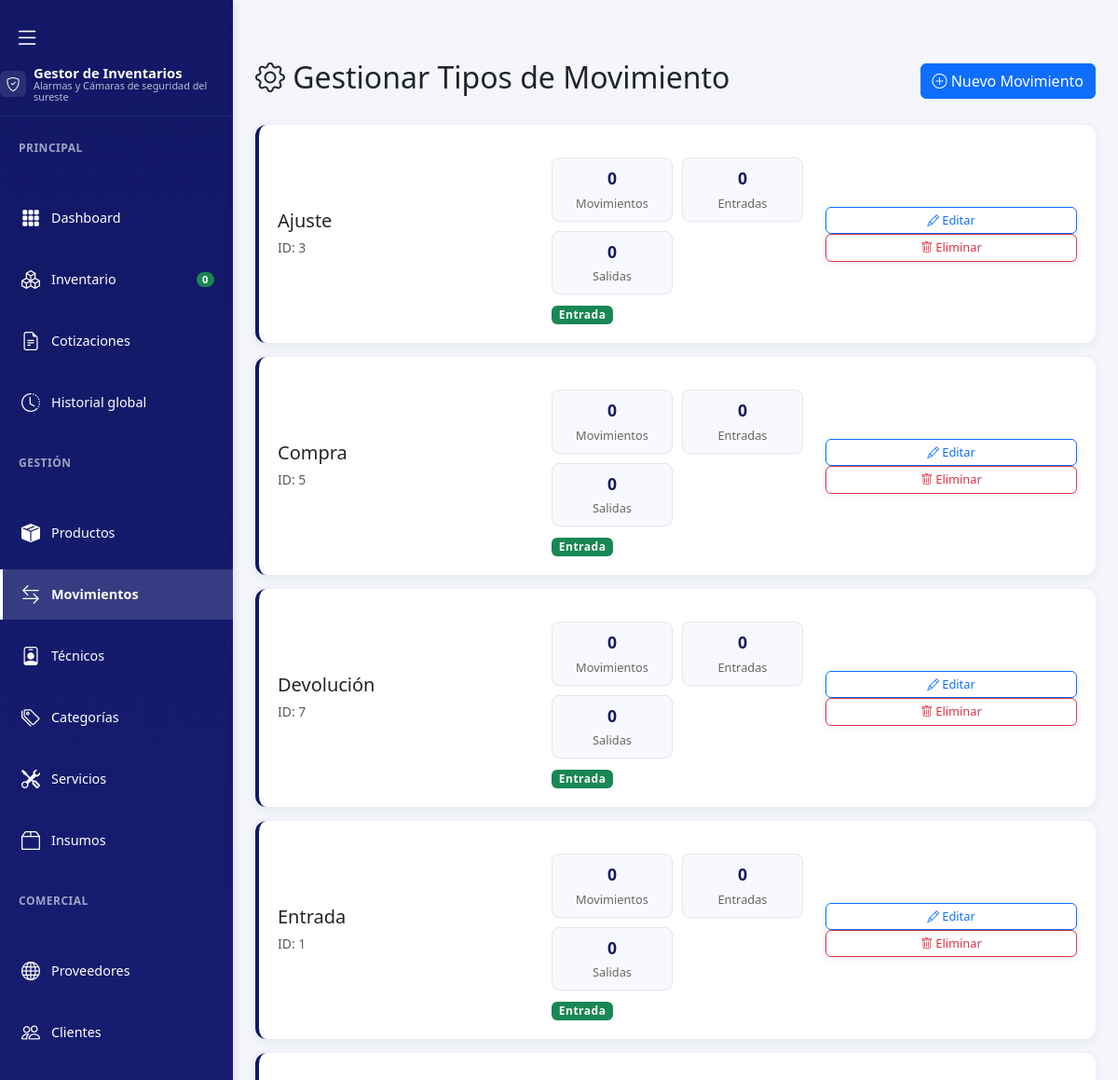
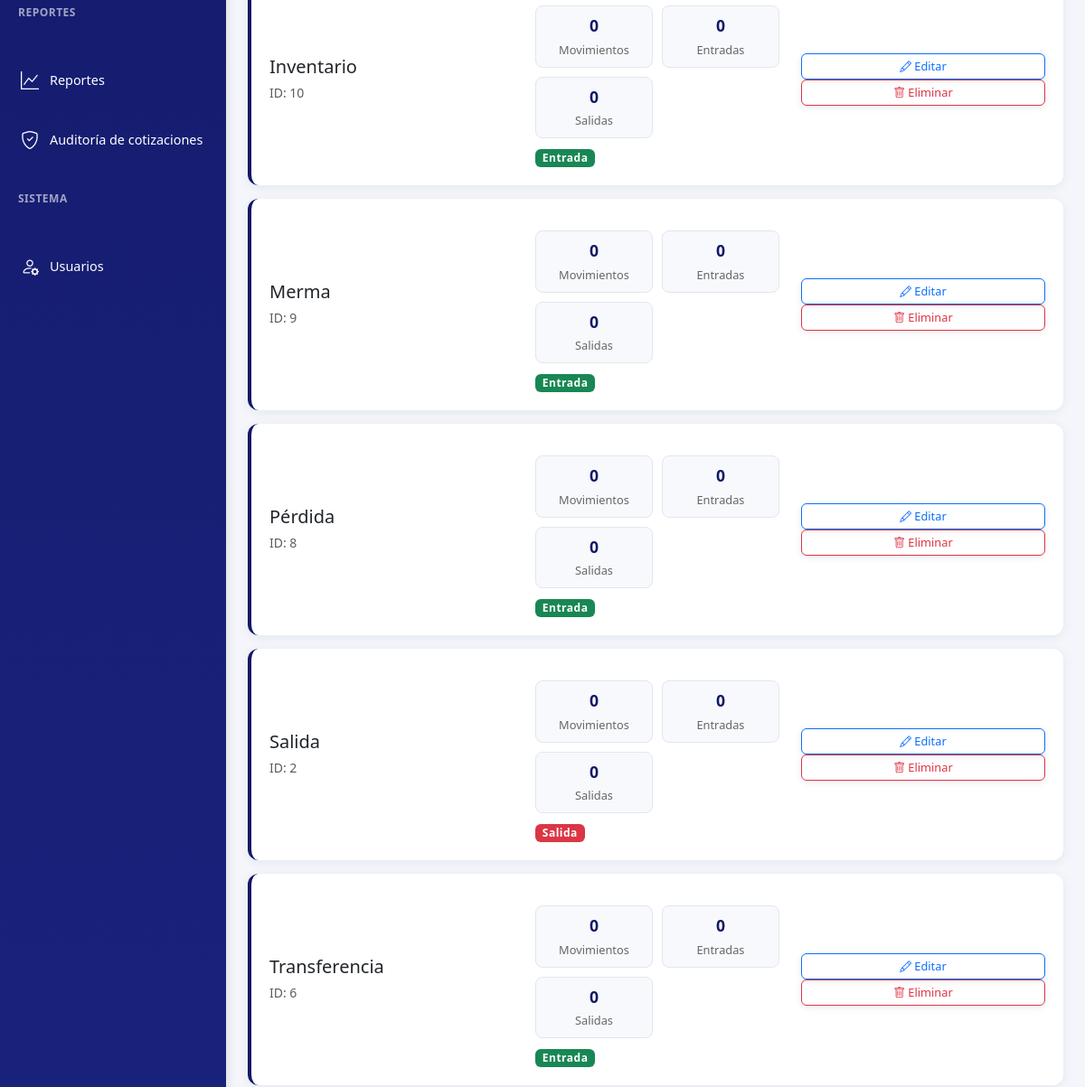
Before: /movements/manage_types.php (signed in, upper part) with the older database file (2 pictures, top to bottom).
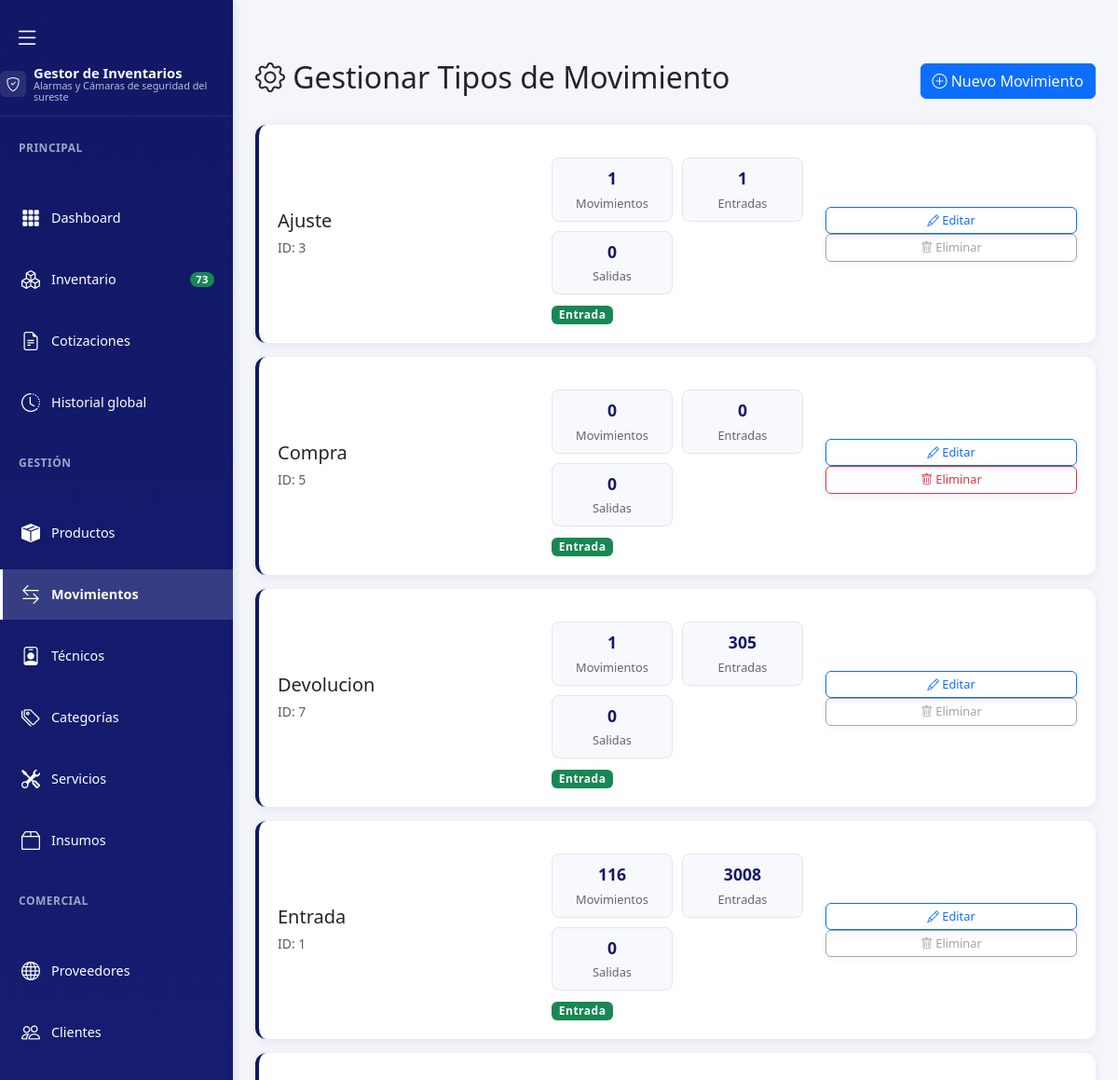
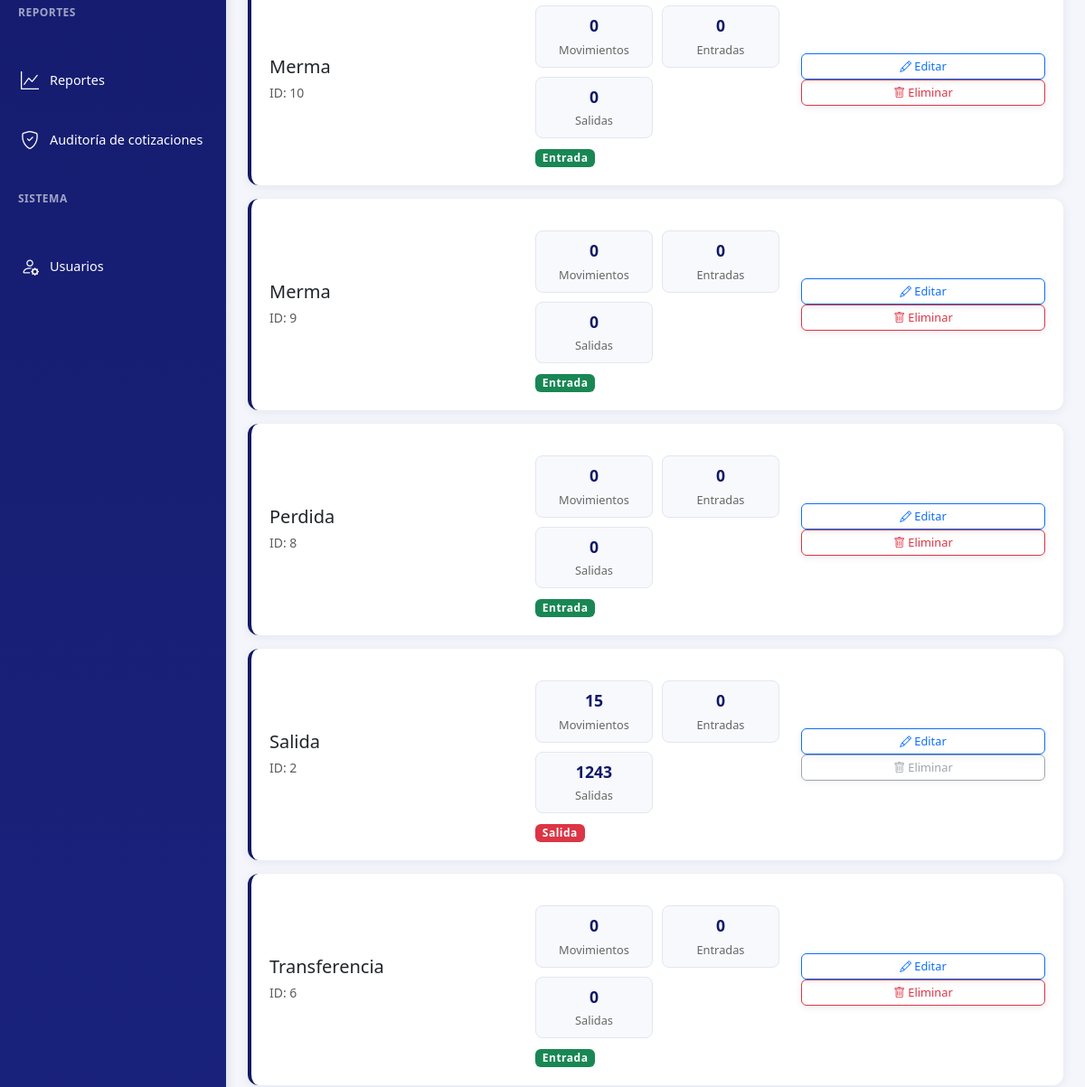
After: the same page with the newer database file (2 pictures, top to bottom).
### tables this page shows
CREATE TABLE `movement_types` (
  `movement_type_id` int(11) NOT NULL,
  `name` varchar(100) DEFAULT NULL,
  `is_entry` tinyint(1) NOT NULL DEFAULT 1
);

### movements/manage_types.php (the view, shortened to what this page needs)
<?php
require_once '../connection.php';
$query = "
    SELECT
        mt.movement_type_id,
        mt.name,
        mt.is_entry,
        COUNT(m.movement_id) as total_movements,
        SUM(CASE WHEN m.quantity > 0 THEN m.quantity ELSE 0 END) as total_entradas,
        SUM(CASE WHEN m.quantity < 0 THEN ABS(m.quantity) ELSE 0 END) as total_salidas
    FROM movement_types mt
    LEFT JOIN movements m ON mt.movement_type_id = m.movement_type_id
    GROUP BY mt.movement_type_id, mt.name, mt.is_entry
    ORDER BY mt.name
";
$movement_types = $mysqli->query($query);
?>
<!DOCTYPE html>
<html lang="es">
<head>
    <link rel="stylesheet" href="../assets/css/style.css">
    <link rel="stylesheet" href="https://cdn.jsdelivr.net/npm/bootstrap-icons@1.11.3/font/bootstrap-icons.css">
    <link href="https://cdn.jsdelivr.net/npm/bootstrap@5.3.2/dist/css/bootstrap.min.css" rel="stylesheet">
</head>
<body>
    <?php include '../includes/sidebar.php'; ?>
    <main class="main-content">
        <div class="d-flex justify-content-between align-items-center mb-4">
            <h2><i class="bi bi-gear"></i> Gestionar Tipos de Movimiento</h2>
            <a href="new.php" class="btn btn-primary">
                <i class="bi bi-plus-circle"></i> Nuevo Movimiento
            </a>
        </div>
        <?php if ($movement_types && $movement_types->num_rows > 0): ?>
            <?php while ($type = $movement_types->fetch_assoc()): ?>
                <div class="type-card">
                    <div class="row align-items-center">
                        <div class="col-md-4">
                            <h5 class="mb-1"><?= htmlspecialchars($type['name']) ?></h5>
                            <small class="text-muted">ID: <?= $type['movement_type_id'] ?></small>
                        </div>
                        <div class="col-md-4">
                            <div class="stats-grid">
                                <div class="stat-item">
                                    <span class="stat-number"><?= $type['total_movements'] ?></span>
                                    <span class="stat-label">Movimientos</span>
                                </div>
                                <div class="stat-item">
                                    <span class="stat-number"><?= $type['total_entradas'] ?: 0 ?></span>
                                    <span class="stat-label">Entradas</span>
                                </div>
                                <div class="stat-item">
                                    <span class="stat-number"><?= $type['total_salidas'] ?: 0 ?></span>
                                    <span class="stat-label">Salidas</span>
                                </div>
                            </div>
                            <div class="mt-2">
                                <span class="badge <?= $type['is_entry'] ? 'bg-success' : 'bg-danger' ?>">
                                    <?= $type['is_entry'] ? 'Entrada' : 'Salida' ?>
                                </span>
                            </div>
                        </div>
                        <div class="col-md-4 text-end">
                            <button type="button" class="btn btn-outline-primary btn-edit me-2"
                                    onclick="editarTipo(<?= $type['movement_type_id'] ?>, '<?= htmlspecialchars($type['name']) ?>')">
                                <i class="bi bi-pencil"></i> Editar
                            </button>
                            <?php if ($type['total_movements'] == 0): ?>
                                <form method="POST" style="display: inline;" onsubmit="return confirm('¿Estás seguro de eliminar este tipo de movimiento?')">
                                    <button type="submit" name="delete_type" class="btn btn-outline-danger btn-delete">
                                        <i class="bi bi-trash"></i> Eliminar
                                    </button>
                                </form>
                            <?php else: ?>
                                <button type="button" class="btn btn-outline-secondary btn-delete" disabled title="No se puede eliminar porque tiene movimientos asociados">
                                    <i class="bi bi-trash"></i> Eliminar
                                </button>
                            <?php endif; ?>
                        </div>
                    </div>
                </div>
            <?php endwhile; ?>
        <?php endif; ?>
    </main>
</body>
</html>

### includes/sidebar.php (shortened to what this page needs)
<?php
if (!isset($total_products)) {
    require_once __DIR__ . '/../connection.php';
    $total_query = "SELECT COUNT(*) as total FROM products";
    $total_result = $mysqli->query($total_query);
    $total_products = $total_result ? $total_result->fetch_assoc()['total'] : 0;
}
?>
<?php $current_script = basename($_SERVER['SCRIPT_NAME']); ?>
<aside class="sidebar" id="sidebar">
    <div class="sidebar-header sidebar-header-compact">
        <div class="sidebar-toggle-container">
            <button id="toggleSidebar" aria-label="Mostrar/ocultar menú">
                <i class="bi bi-list"></i>
            </button>
        </div>
        <div class="sidebar-brand sidebar-brand-compact">
            <div class="brand-logo brand-logo-compact">
                <i class="bi bi-shield-check"></i>
            </div>
            <div class="brand-text brand-text-compact">
                <h1>Gestor de Inventarios</h1>
                <p>Alarmas y Cámaras de seguridad del sureste</p>
            </div>
        </div>
    </div>
    <nav class="sidebar-nav">
        <div class="nav-section">
            <div class="nav-section-header">
                <span class="section-title">Principal</span>
            </div>
            <div class="nav-links">
                <a href="../dashboard/index.php" class="sidebar-dashboard" title="Dashboard">
                    <i class="bi bi-grid-3x3-gap-fill"></i>
                    <span class="nav-text">Dashboard</span>
                </a>
                <a href="../inventory/index.php" class="sidebar-inventario" title="Inventario">
                    <i class="bi bi-boxes"></i>
                    <span class="nav-text">Inventario</span>
                    <span class="badge bg-success"><?= $total_products ?></span>
                </a>
                <a href="../cotizaciones/index.php" class="sidebar-cotizaciones<?php if ($current_script === 'index.php' && strpos($_SERVER['SCRIPT_NAME'], '/cotizaciones/') !== false) echo ' active'; ?>" title="Cotizaciones">
                    <i class="bi bi-file-earmark-text"></i>
                    <span class="nav-text">Cotizaciones</span>
                </a>
                <a href="../cotizaciones/historial_global.php" class="sidebar-historial-global<?php if ($current_script === 'historial_global.php') echo ' active'; ?>" title="Historial global">
                    <i class="bi bi-clock-history"></i>
                    <span class="nav-text">Historial global</span>
                </a>
            </div>
        </div>
        <div class="nav-section">
            <div class="nav-section-header">
                <span class="section-title">Gestión</span>
            </div>
            <div class="nav-links">
                <a href="../products/list.php" class="sidebar-productos" title="Productos">
                    <i class="bi bi-box-seam-fill"></i>
                    <span class="nav-text">Productos</span>
                </a>
                <a href="../movements/index.php" class="sidebar-movimientos" title="Movimientos">
                    <i class="bi bi-arrow-left-right"></i>
                    <span class="nav-text">Movimientos</span>
                </a>
                <a href="../tecnicos/index.php" class="sidebar-tecnicos" title="Técnicos">
                    <i class="bi bi-person-badge"></i>
                    <span class="nav-text">Técnicos</span>
                </a>
                <a href="../products/categories.php" class="sidebar-categorias" title="Categorías">
                    <i class="bi bi-tags"></i>
                    <span class="nav-text">Categorías</span>
                </a>
                <a href="../servicios/index.php" class="sidebar-servicios" title="Servicios">
                    <i class="bi bi-tools"></i>
                    <span class="nav-text">Servicios</span>
                </a>
                <a href="../insumos/insumos.php" class="sidebar-insumos" title="Insumos">
                    <i class="bi bi-box2"></i>
                    <span class="nav-text">Insumos</span>
                </a>
            </div>
        </div>
        <div class="nav-section">
            <div class="nav-section-header">
                <span class="section-title">Comercial</span>
            </div>
            <div class="nav-links">
                <a href="../proveedores/index.php" class="sidebar-proveedores" title="Proveedores">
                    <i class="bi bi-globe"></i>
                    <span class="nav-text">Proveedores</span>
                </a>
                <a href="../clients/index.php" class="sidebar-clientes" title="Clientes">
                    <i class="bi bi-people"></i>
                    <span class="nav-text">Clientes</span>
                </a>
            </div>
        </div>
        <div class="nav-section">
            <div class="nav-section-header">
                <span class="section-title">Reportes</span>
            </div>
            <div class="nav-links">
                <a href="../reports/index.php" class="sidebar-reportes" title="Reportes">
                    <i class="bi bi-graph-up"></i>
                    <span class="nav-text">Reportes</span>
                </a>
                <a href="../cotizaciones/reporte_auditoria.php" class="sidebar-auditoria-cotizaciones<?php if ($current_script === 'reporte_auditoria.php') echo ' active'; ?>" title="Auditoría de cotizaciones">
                    <i class="bi bi-shield-check"></i>
                    <span class="nav-text">Auditoría de cotizaciones</span>
                </a>
            </div>
        </div>
        <div class="nav-section">
            <div class="nav-section-header">
                <span class="section-title">Sistema</span>
            </div>
            <div class="nav-links">
                <a href="../usuarios/index.php" class="sidebar-configuracion" title="Usuarios">
                    <i class="bi bi-person-gear"></i>
                    <span class="nav-text">Usuarios</span>
                </a>
            </div>
        </div>
    </nav>
</aside>

### movements/manage_types.php (style rules this page uses)
body { background: #f4f6fb; }
.main-content { margin-top: 40px; margin-left: 250px; padding: 24px; width: calc(100vw - 250px); box-sizing: border-box; }
.type-card { background: #fff; border-radius: 12px; padding: 20px; margin-bottom: 15px; box-shadow: 0 2px 12px rgba(18,24,102,0.07); border-left: 4px solid #121866; transition: transform 0.2s ease; }
.stats-grid { display: grid; grid-template-columns: repeat(auto-fit, minmax(120px, 1fr)); gap: 10px; margin-top: 15px; }
.stat-item { text-align: center; padding: 8px; background: #f7f9fc; border-radius: 8px; border: 1px solid #e3e6f0; }
.stat-number { font-size: 1.1rem; font-weight: 700; color: #121866; display: block; }
.stat-label { font-size: 0.8rem; color: #666; }
.btn-edit { padding: 4px 8px; font-size: 0.8rem; }
.btn-delete { padding: 4px 8px; font-size: 0.8rem; }

Changed rows visible on the page:
computed for movement_types "Ajuste": total_movements "0" → "1"; total_entradas "0" → "1"
changed movement_types id 7: name "Devolución" → "Devolucion"; total_movements "0" → "1"; total_entradas "0" → "305"
computed for movement_types "Entrada": total_movements "0" → "116"; total_entradas "0" → "3008"
changed movement_types id 10: name "Inventario" → "Merma"
changed movement_types id 8: name "Pérdida" → "Perdida"
computed for movement_types "Salida": total_movements "0" → "15"; total_salidas "0" → "1243"
Other visible differences:
$total_products: "0" → "73"
